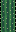

Tiled map render using the project's own tile images. Description and the whole map definition, tile-layer contents included, below:
An orthogonal 1x2 tile map with 16x16 px tiles, 1 tile layer (Tile Layer 1), 2 tilesets.

<map version="1.10" tiledversion="1.11.2" orientation="orthogonal" renderorder="right-down" width="1" height="2" tilewidth="16" tileheight="16" infinite="0" nextlayerid="2" nextobjectid="1">
 <tileset firstgid="1" source="Blocks.tsx" />
 <tileset firstgid="65" source="../Blocks.tsx" />
 <layer id="1" name="Tile Layer 1" width="1" height="2">
  <data encoding="csv">
17,
17
</data>
 </layer>
</map>
